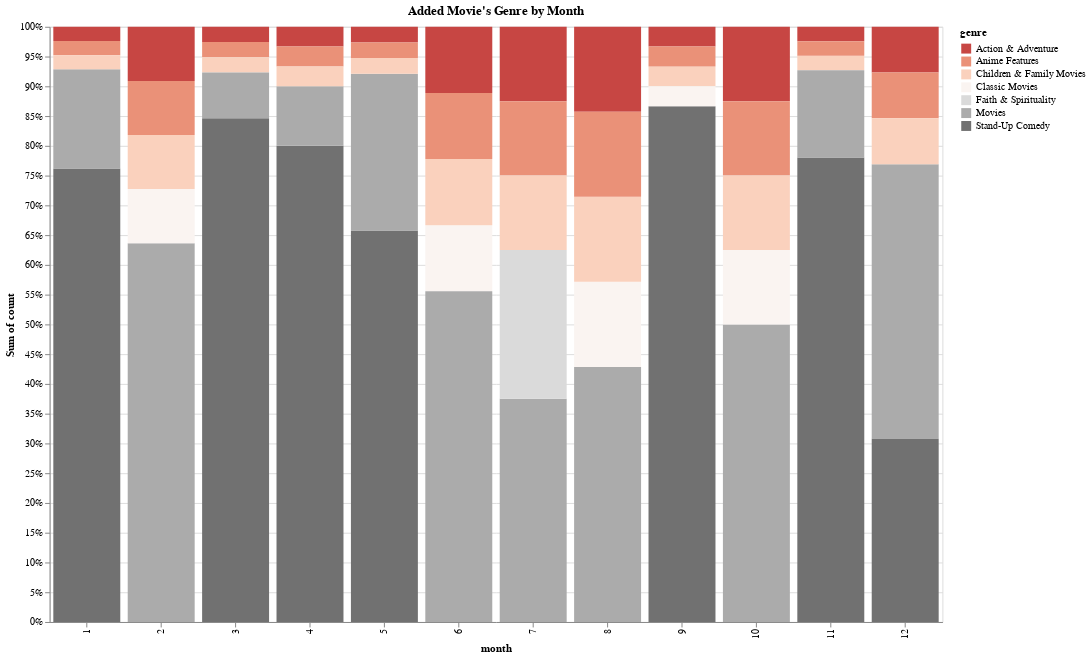

Write notebook code for a chart like this one.
### Code cell
alt.Chart(top_month_count_mv).mark_bar().encode(
    x='month:N',
    y=alt.Y('sum(count)', stack="normalize", sort="ascending"),
    color = alt.Color("genre", scale=alt.Scale(scheme='redgrey'))).properties(
    width=900,
    height=600,
    title="Added Movie's Genre by Month").configure_title(fontSize=30)

### Figure 1 — Vega-Lite specification as saved in the notebook (floating-point values rounded to 4 significant figures)
{"config": {"view": {"continuousWidth": 400, "continuousHeight": 300}}, "data": {"name": "data-b38a815aa90661ba484f28742f6a5511"}, "mark": "bar", "encoding": {"color": {"field": "genre", "scale": {"scheme": "redgrey"}, "type": "nominal"}, "x": {"field": "month", "type": "nominal"}, "y": {"aggregate": "sum", "field": "count", "sort": "ascending", "stack": "normalize", "type": "quantitative"}}, "height": 600, "title": "Added Movie's Genre by Month", "width": 900, "$schema": "https://vega.github.io/schema/vega-lite/v4.17.0.json", "datasets": {"data-b38a815aa90661ba484f28742f6a5511": [{"month": 1, "genre": "Stand-Up Comedy", "count": 32}, {"month": 1, "genre": "Movies", "count": 7}, {"month": 1, "genre": "Action & Adventure", "count": 1}, {"month": 1, "genre": "Anime Features", "count": 1}, {"month": 1, "genre": "Children & Family Movies", "count": 1}, {"month": 10, "genre": "Movies", "count": 4}, {"month": 10, "genre": "Action & Adventure", "count": 1}, {"month": 10, "genre": "Anime Features", "count": 1}, {"month": 10, "genre": "Children & Family Movies", "count": 1}, {"month": 10, "genre": "Classic Movies", "count": 1}, {"month": 11, "genre": "Children & Family Movies", "count": 1}, {"month": 11, "genre": "Action & Adventure", "count": 1}, {"month": 11, "genre": "Anime Features", "count": 1}, {"month": 11, "genre": "Stand-Up Comedy", "count": 32}, {"month": 11, "genre": "Movies", "count": 6}, {"month": 12, "genre": "Movies", "count": 6}, {"month": 12, "genre": "Stand-Up Comedy", "count": 4}, {"month": 12, "genre": "Action & Adventure", "count": 1}, {"month": 12, "genre": "Anime Features", "count": 1}, {"month": 12, "genre": "Children & Family Movies", "count": 1}, {"month": 2, "genre": "Movies", "count": 7}, {"month": 2, "genre": "Action & Adventure", "count": 1}, {"month": 2, "genre": "Anime Features", "count": 1}, {"month": 2, "genre": "Children & Family Movies", "count": 1}, {"month": 2, "genre": "Classic Movies", "count": 1}, {"month": 3, "genre": "Anime Features", "count": 1}, {"month": 3, "genre": "Action & Adventure", "count": 1}, {"month": 3, "genre": "Children & Family Movies", "count": 1}, {"month": 3, "genre": "Stand-Up Comedy", "count": 33}, {"month": 3, "genre": "Movies", "count": 3}, {"month": 4, "genre": "Stand-Up Comedy", "count": 24}, {"month": 4, "genre": "Movies", "count": 3}, {"month": 4, "genre": "Action & Adventure", "count": 1}, {"month": 4, "genre": "Anime Features", "count": 1}, {"month": 4, "genre": "Children & Family Movies", "count": 1}, {"month": 5, "genre": "Stand-Up Comedy", "count": 25}, {"month": 5, "genre": "Movies", "count": 10}, {"month": 5, "genre": "Action & Adventure", "count": 1}, {"month": 5, "genre": "Anime Features", "count": 1}, {"month": 5, "genre": "Children & Family Movies", "count": 1}, {"month": 6, "genre": "Classic Movies", "count": 1}, {"month": 6, "genre": "Anime Features", "count": 1}, {"month": 6, "genre": "Children & Family Movies", "count": 1}, {"month": 6, "genre": "Movies", "count": 5}, {"month": 6, "genre": "Action & Adventure", "count": 1}, {"month": 7, "genre": "Movies", "count": 3}, {"month": 7, "genre": "Faith & Spirituality", "count": 2}, {"month": 7, "genre": "Action & Adventure", "count": 1}, {"month": 7, "genre": "Anime Features", "count": 1}, {"month": 7, "genre": "Children & Family Movies", "count": 1}, {"month": 8, "genre": "Classic Movies", "count": 1}, {"month": 8, "genre": "Children & Family Movies", "count": 1}, {"month": 8, "genre": "Action & Adventure", "count": 1}, {"month": 8, "genre": "Movies", "count": 3}, {"month": 8, "genre": "Anime Features", "count": 1}, {"month": 9, "genre": "Children & Family Movies", "count": 1}, {"month": 9, "genre": "Stand-Up Comedy", "count": 26}, {"month": 9, "genre": "Action & Adventure", "count": 1}, {"month": 9, "genre": "Anime Features", "count": 1}, {"month": 9, "genre": "Classic Movies", "count": 1}]}}
